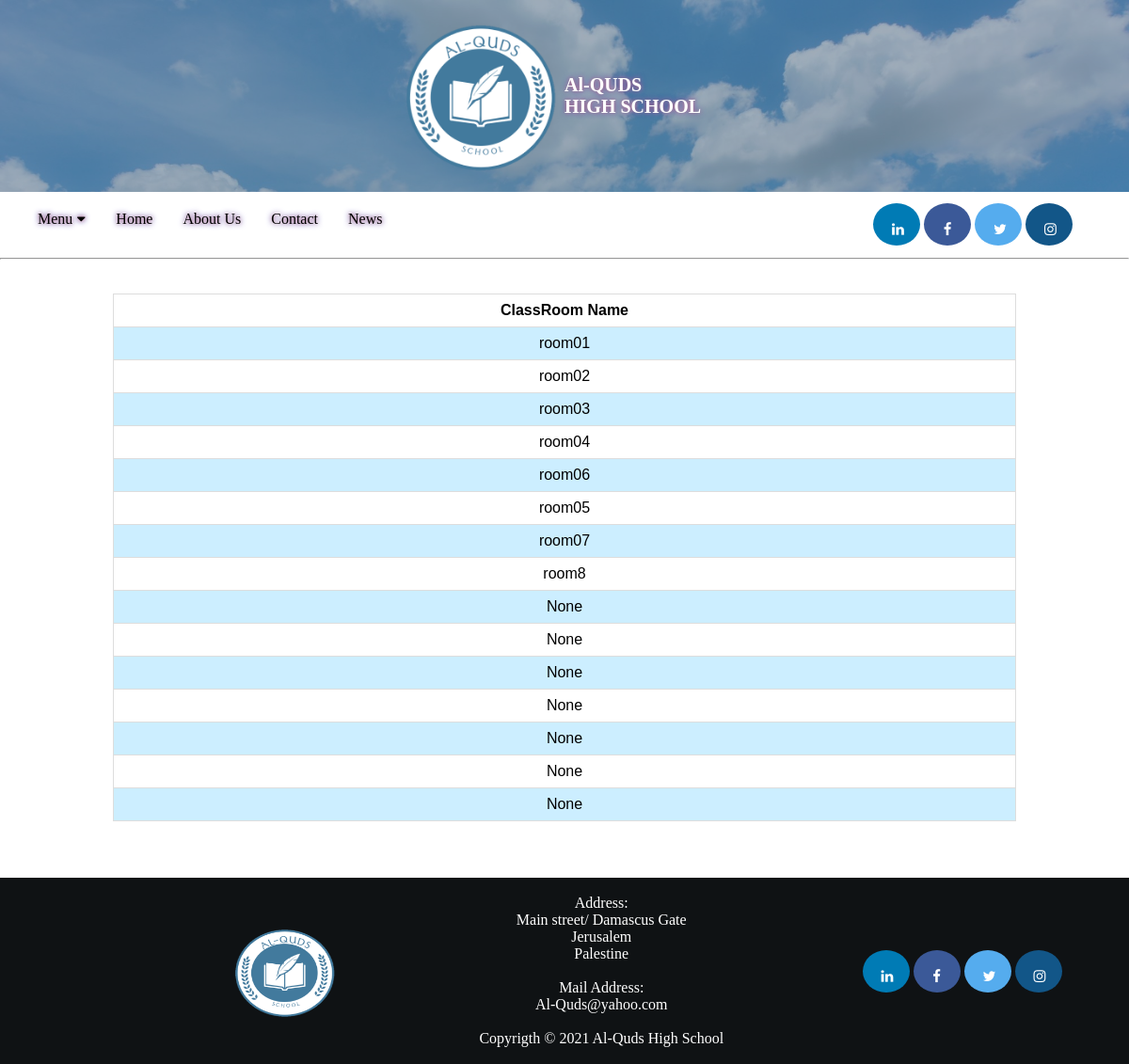
Before: /classRoom/ with the older database file.
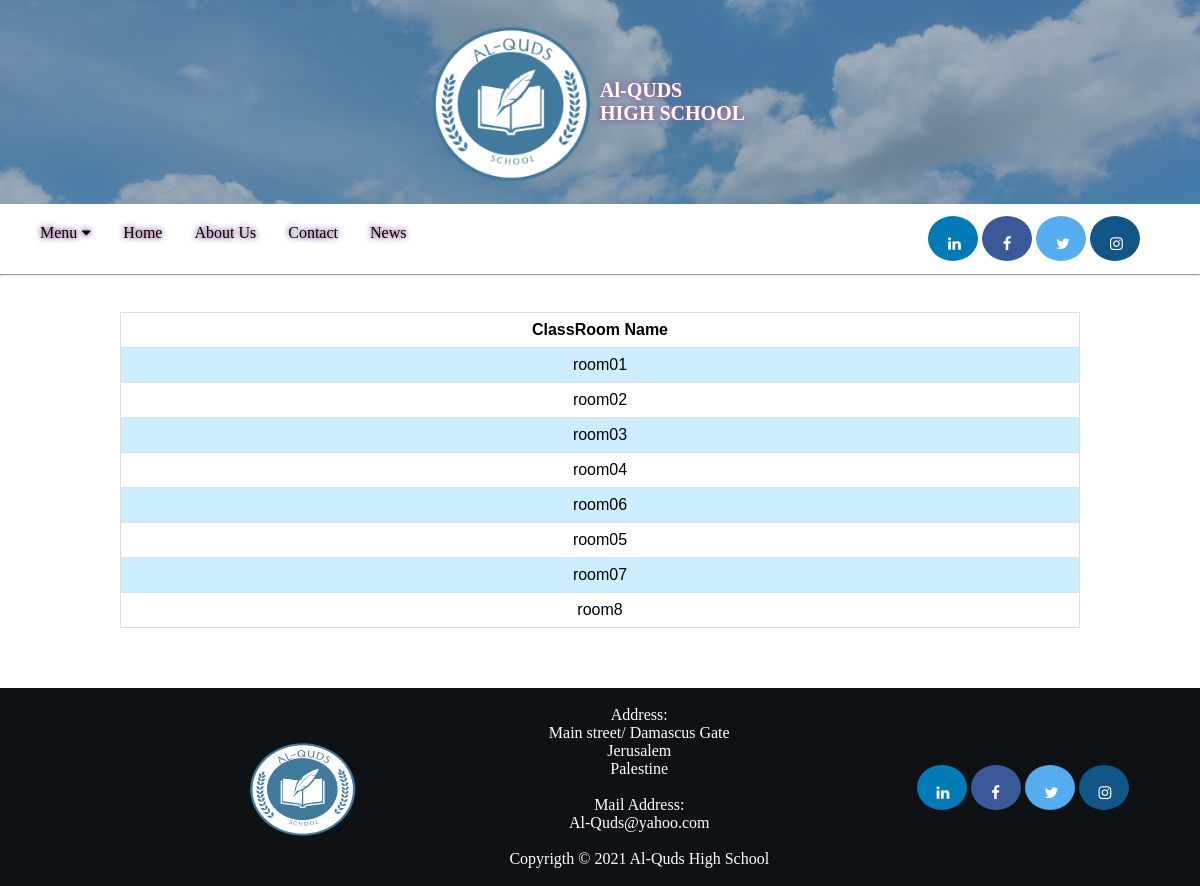
After: the same page with the newer database file.
### SchoolApp/models.py (models this page shows, shortened)
class ClassRoom (models.Model):
    classRoomName = models.CharField(max_length=30,null=True)

### SchoolApp/views.py (the view)
# urls.py: path('classRoom/',views.classRoom, name='classRoom'),
def classRoom (request):
    cRooms = ClassRoom.objects.all()
    return  render(request,'classRoom.html',{'cRooms':cRooms})

### templates/classRoom.html
{%extends 'basis.html'%}
{% block content %}
<hr id="hLine">
<table>
  <tr>
    <th>ClassRoom Name</th>
  </tr>
    {% for cRoom in cRooms %}
  <tr>
    <td>{{cRoom.classRoomName}}</td>
  </tr>
    {% endfor %}
</table>
{% endblock content %}

Changed rows visible on the page:
removed ClassRoom: classRoomName "None"
removed ClassRoom: classRoomName "None"
removed ClassRoom: classRoomName "None"
removed ClassRoom: classRoomName "None"
removed ClassRoom: classRoomName "None"
removed ClassRoom: classRoomName "None"
removed ClassRoom: classRoomName "None"
